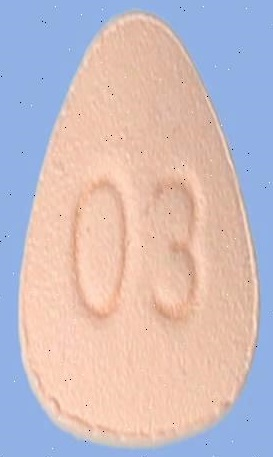
#> input picture 03.jpg, 273 x 457 px
$ python imprint.py
#> lines starting #> are read from the running program, lines starting #| are printed output that depends on the picture; after the words box and inside, x2 and y2 are one past the last pixel; in counts of white or black regions, pixels touching at a corner belong together
#> the answer given: 03.jpg
#> further down, img is the input picture: shape (457, 273, 3); mean B, G, R 192.6, 188, 202.9
import cv2
import numpy as np
import time

"""
def blackout_outside_pill(img):
    print("MSER Started")
    t0 = time.perf_counter()
    mser = cv2.MSER_create()

    # Convert to gray scale
    gray = cv2.cvtColor(img, cv2.COLOR_BGR2GRAY)

    img_copy = img.copy()

    # detect regions in gray scale image
    regions, bboxes = mser.detectRegions(gray)

    # Find the largest region based on area
    largest_region_index = np.argmax([cv2.contourArea(p) for p in regions])
    largest_region = regions[largest_region_index]

    # Create a mask for the entire image
    mask = np.zeros((img.shape[0], img.shape[1], 1), dtype=np.uint8)
    cv2.drawContours(mask, [largest_region], -1, (255, 255, 255), thickness=cv2.FILLED)

    # Black out the area outside the largest region
    img_outside_pill = cv2.bitwise_and(img, img, mask=mask)

    print("MSER Ended")
    mser_execution_time = time.perf_counter() - t0
    print("MSER EXECUTION TIME: ", mser_execution_time)

    return img_outside_pill
"""
def blackout_outside_pill(img):
    print("MSER Started")
    t0 = time.perf_counter()

    # Convert to LAB color space
    lab_img = cv2.cvtColor(img, cv2.COLOR_BGR2LAB)
#> lab_img: shape (457, 273, 3); mean of channels 0, 1, 2 198.9, 135.9, 128.1
    l_channel, a_channel, b_channel = cv2.split(lab_img)
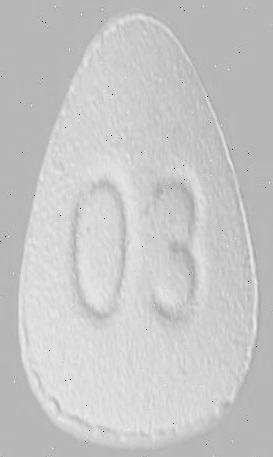
#> l_channel: shape (457, 273); min 2, max 245, mean 198.9
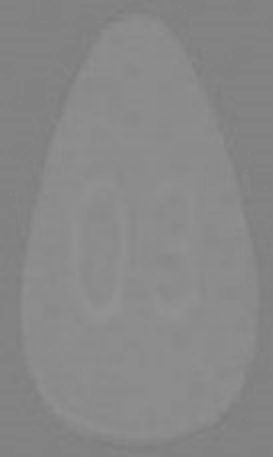
#> a_channel: shape (457, 273); min 118, max 151, mean 135.9
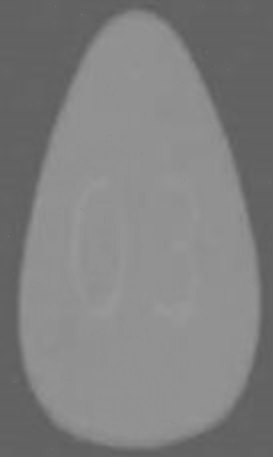
#> b_channel: shape (457, 273); min 92, max 153, mean 128.1

    # Apply adaptive thresholding to the L channel
    _, thresholded_l = cv2.threshold(l_channel, 0, 255, cv2.THRESH_BINARY + cv2.THRESH_OTSU)
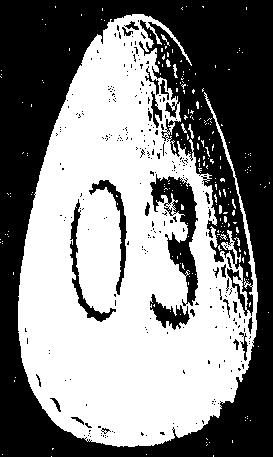
#> thresholded_l: shape (457, 273); 51.7% white; 270 black regions (243 under 20 px), largest, box (x1, y1, x2, y2) and area: (0, 0, 273, 457) 53995, (150, 174, 198, 306) 2376, (70, 199, 116, 322) 792

    img_copy = img.copy()

    # detect regions in thresholded image
    mser = cv2.MSER_create()
    regions, bboxes = mser.detectRegions(thresholded_l)
#> regions = 12 items; bboxes = [[241, 333, 7, 28], [227, 268, 21, 48], [150, 294, 40, 36], [165, 102, 12, 16], [160, 80, 9, 20], [145, 68, 14, 27], [151, 91, 11, 37], [150, 174, 48, 132], [89, 180, 38, 115], [70, 199, 46, 123], [166, 193, 10, 22], [221, 230, 20, 34]]

    # Find the largest region based on area
    largest_region_index = np.argmax([cv2.contourArea(p) for p in regions])
#> largest_region_index = 7
    largest_region = regions[largest_region_index]
#> largest_region = 2298 pairs, first value 150 to 197, second value 174 to 305

    # Create a mask for the entire image
    mask = np.zeros((img.shape[0], img.shape[1], 1), dtype=np.uint8)
    cv2.drawContours(mask, [largest_region], -1, (255, 255, 255), thickness=cv2.FILLED)
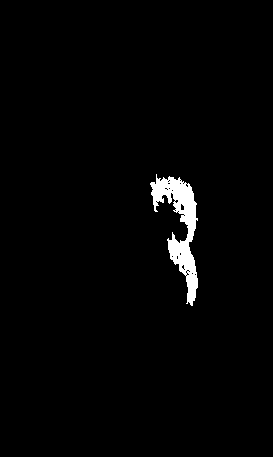
#> mask: shape (457, 273, 1); 1.9% white; 1 white region, box (x1, y1, x2, y2) and area: (150, 174, 198, 306) 2351

    # Black out the area outside the largest region
    img_outside_pill = cv2.bitwise_and(img, img, mask=mask)

    print("MSER Ended")
    mser_execution_time = time.perf_counter() - t0
    print("MSER EXECUTION TIME: ", mser_execution_time)

    return img_outside_pill

if __name__ == '__main__':
    file_location = input("File Name: ")
    img = cv2.imread(file_location)

    if img is not None:
        img_outside_pill = blackout_outside_pill(img)
        cv2.imshow('img_outside_pill', img_outside_pill)
        cv2.waitKey(0)
        cv2.destroyAllWindows()
    else:
        print(f"Error: Unable to read the image at {file_location}")
